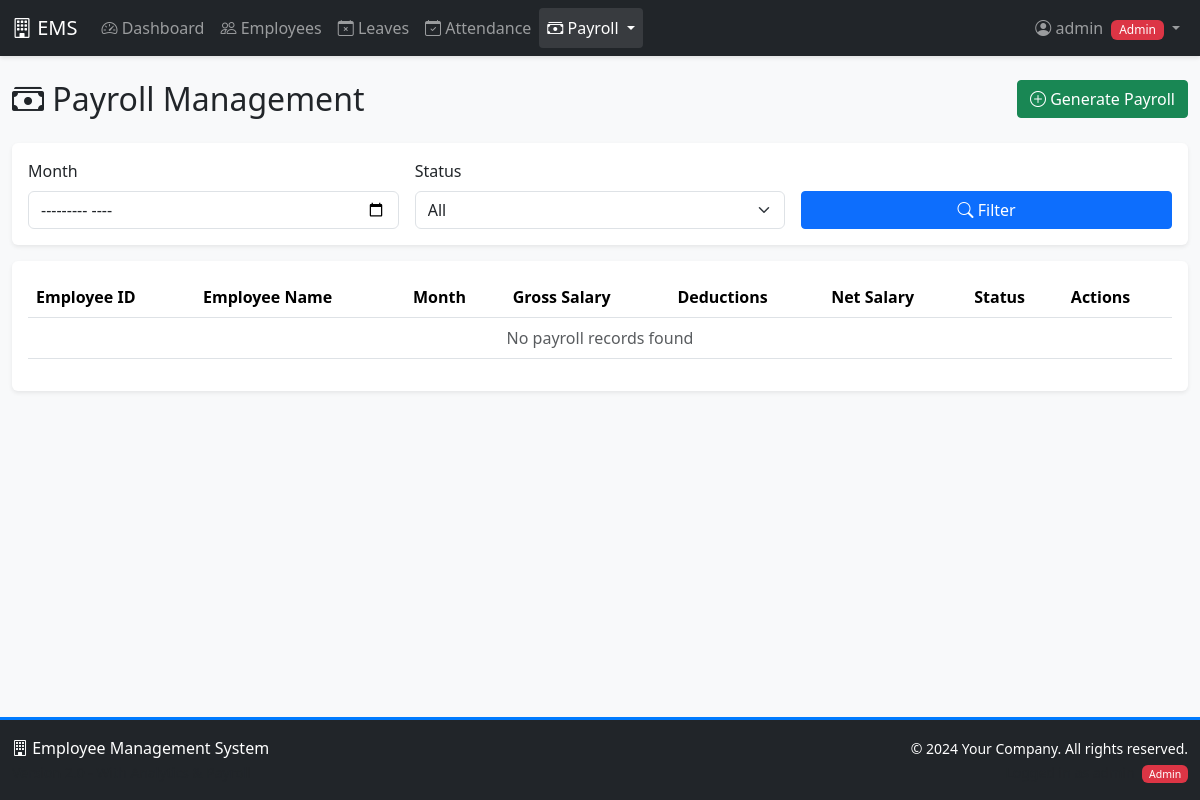
Page /employees/payroll/ (signed in) on the earlier database version.
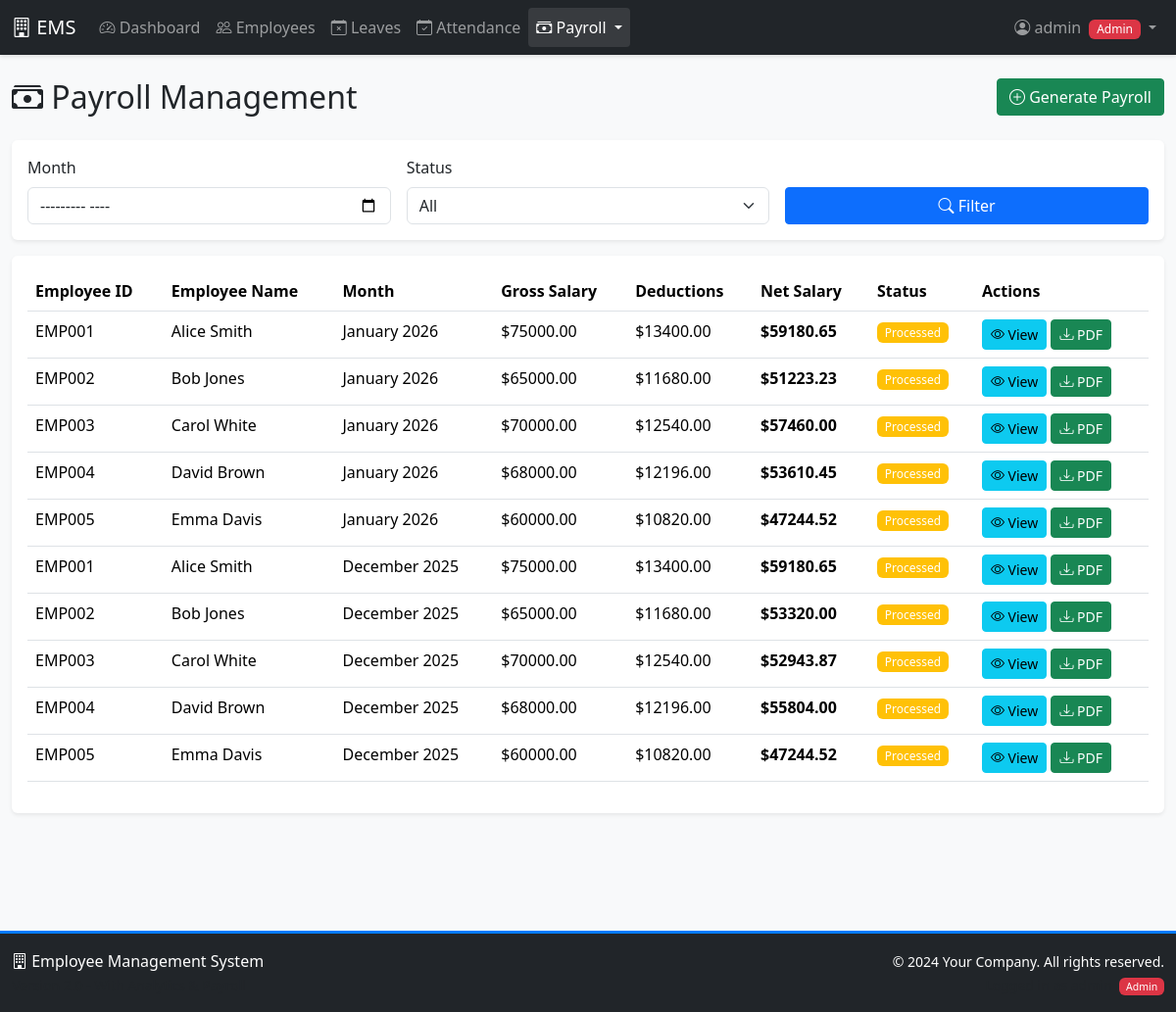
Same page on the later database version.
### employees/models.py (models this page shows, shortened)
class Payroll(models.Model):
    STATUS_CHOICES = [
        ('draft', 'Draft'),
        ('processed', 'Processed'),
        ('paid', 'Paid'),
    ]
    employee = models.ForeignKey(Employee, on_delete=models.CASCADE, related_name='payrolls')
    month = models.DateField(help_text="Payroll month (YYYY-MM-01)")
    basic_salary = models.DecimalField(max_digits=10, decimal_places=2)
    hra = models.DecimalField(max_digits=10, decimal_places=2)
    transport_allowance = models.DecimalField(max_digits=10, decimal_places=2)
    medical_allowance = models.DecimalField(max_digits=10, decimal_places=2)
    other_allowances = models.DecimalField(max_digits=10, decimal_places=2, default=0)
    bonus = models.DecimalField(max_digits=10, decimal_places=2, default=0)
    tax = models.DecimalField(max_digits=10, decimal_places=2, default=0)
    provident_fund = models.DecimalField(max_digits=10, decimal_places=2, default=0)
    insurance = models.DecimalField(max_digits=10, decimal_places=2, default=0)
    other_deductions = models.DecimalField(max_digits=10, decimal_places=2, default=0)
    working_days = models.IntegerField(default=0)
    present_days = models.IntegerField(default=0)
    absent_days = models.IntegerField(default=0)
    leave_days = models.IntegerField(default=0)
    gross_salary = models.DecimalField(max_digits=10, decimal_places=2)
    total_deductions = models.DecimalField(max_digits=10, decimal_places=2)
    net_salary = models.DecimalField(max_digits=10, decimal_places=2)
    status = models.CharField(max_length=20, choices=STATUS_CHOICES, default='draft')
    payment_date = models.DateField(null=True, blank=True)
    remarks = models.TextField(blank=True)
    created_at = models.DateTimeField(auto_now_add=True)
    updated_at = models.DateTimeField(auto_now=True)
    created_by = models.ForeignKey(User, on_delete=models.SET_NULL, null=True, related_name='created_payrolls')
    class Meta:
        unique_together = ['employee', 'month']
        ordering = ['-month', 'employee__employee_id']

class Employee(models.Model):
    DEPARTMENT_CHOICES = [
        ('IT', 'Information Technology'),
        ('HR', 'Human Resources'),
        ('FIN', 'Finance'),
        ('MKT', 'Marketing'),
        ('OPS', 'Operations'),
    ]
    user = models.OneToOneField(User, on_delete=models.CASCADE, related_name='employee')
    employee_id = models.CharField(max_length=10, unique=True)
    department = models.CharField(max_length=50, choices=DEPARTMENT_CHOICES)
    designation = models.CharField(max_length=100)
    date_of_birth = models.DateField()
    date_of_joining = models.DateField()
    salary = models.DecimalField(max_digits=10, decimal_places=2)
    phone = models.CharField(max_length=15)
    address = models.TextField()
    photo = models.ImageField(upload_to='employee_photos/', blank=True, null=True)
    is_active = models.BooleanField(default=True)
    created_at = models.DateTimeField(auto_now_add=True)
    updated_at = models.DateTimeField(auto_now=True)
    basic_salary = models.DecimalField(max_digits=10, decimal_places=2, default=0)
    hra = models.DecimalField(max_digits=10, decimal_places=2, default=0, help_text="House Rent Allowance")
    transport_allowance = models.DecimalField(max_digits=10, decimal_places=2, default=0)
    medical_allowance = models.DecimalField(max_digits=10, decimal_places=2, default=0)

### employees/views.py (the view)
# urls.py: path('payroll/', views.payroll_list, name='payroll_list'),
@login_required
@role_required(['admin'])
def payroll_list(request):
    month_filter = request.GET.get('month')
    status_filter = request.GET.get('status')
    payrolls = Payroll.objects.select_related('employee__user').all()
    if month_filter:
        try:
            filter_date = datetime.strptime(month_filter, '%Y-%m').date()
            payrolls = payrolls.filter(month=filter_date)
        except ValueError:
            pass
    if status_filter:
        payrolls = payrolls.filter(status=status_filter)
    months = Payroll.objects.dates('month', 'month', order='DESC')
    context = {
        'payrolls': payrolls[:100],
        'months': months,
        'selected_month': month_filter,
        'selected_status': status_filter,
    }
    return render(request, 'employees/payroll_list.html', context)

### templates/employees/payroll_list.html (shortened to what this page needs)
{% extends 'base.html' %}
{% block content %}
<div class="row mb-3">
    <div class="col-md-6">
        <h2><i class="bi bi-cash-stack"></i> Payroll Management</h2>
    </div>
    <div class="col-md-6 text-end">
        <a href="{% url 'employees:payroll_generate' %}" class="btn btn-success">
            <i class="bi bi-plus-circle"></i> Generate Payroll
        </a>
    </div>
</div>
<div class="card mb-3">
    <div class="card-body">
        <form method="get" class="row g-3">
            <div class="col-md-4">
                <label class="form-label">Month</label>
                <input type="month" name="month" class="form-control" value="{{ selected_month }}">
            </div>
            <div class="col-md-4">
                <label class="form-label">Status</label>
                <select name="status" class="form-select">
                    <option value="">All</option>
                </select>
            </div>
            <div class="col-md-4">
                <label class="form-label">&nbsp;</label>
                <button type="submit" class="btn btn-primary w-100">
                    <i class="bi bi-search"></i> Filter
                </button>
            </div>
        </form>
    </div>
</div>
<div class="card">
    <div class="card-body">
        <div class="table-responsive">
            <table class="table table-hover">
                <thead>
                    <tr>
                        <th>Employee ID</th>
                        <th>Employee Name</th>
                        <th>Month</th>
                        <th>Gross Salary</th>
                        <th>Deductions</th>
                        <th>Net Salary</th>
                        <th>Status</th>
                        <th>Actions</th>
                    </tr>
                </thead>
                <tbody>
                    {% for payroll in payrolls %}
                    <tr>
                        <td>{{ payroll.employee.employee_id }}</td>
                        <td>{{ payroll.employee.user.get_full_name }}</td>
                        <td>{{ payroll.month|date:"F Y" }}</td>
                        <td>${{ payroll.gross_salary|floatformat:2 }}</td>
                        <td>${{ payroll.total_deductions|floatformat:2 }}</td>
                        <td><strong>${{ payroll.net_salary|floatformat:2 }}</strong></td>
                        <td>
                            <span class="badge bg-{% if payroll.status == 'draft' %}secondary{% elif payroll.status == 'processed' %}warning{% else %}success{% endif %}">
                                {{ payroll.get_status_display }}
                            </span>
                        </td>
                        <td>
                            <a href="{% url 'employees:payroll_detail' payroll.pk %}" class="btn btn-sm btn-info">
                                <i class="bi bi-eye"></i> View
                            </a>
                            <a href="{% url 'employees:download_salary_slip' payroll.pk %}" class="btn btn-sm btn-success">
                                <i class="bi bi-download"></i> PDF
                            </a>
                        </td>
                    </tr>
                    {% empty %}
                    <tr>
                        <td colspan="8" class="text-center text-muted">No payroll records found</td>
                    </tr>
                    {% endfor %}
                </tbody>
            </table>
        </div>
    </div>
</div>
{% endblock %}

Differences in the rows shown:
added Payroll: employee.employee_id "EMP001", employee.user.get_full_name "Alice Smith", month "January 2026", gross_salary "75000.00", total_deductions "13400.00", net_salary "59180.65", status "Processed"
added Payroll: employee.employee_id "EMP002", employee.user.get_full_name "Bob Jones", month "January 2026", gross_salary "65000.00", total_deductions "11680.00", net_salary "51223.23", status "Processed"
added Payroll: employee.employee_id "EMP003", employee.user.get_full_name "Carol White", month "January 2026", gross_salary "70000.00", total_deductions "12540.00", net_salary "57460.00", status "Processed"
added Payroll: employee.employee_id "EMP004", employee.user.get_full_name "David Brown", month "January 2026", gross_salary "68000.00", total_deductions "12196.00", net_salary "53610.45", status "Processed"
added Payroll: employee.employee_id "EMP005", employee.user.get_full_name "Emma Davis", month "January 2026", gross_salary "60000.00", total_deductions "10820.00", net_salary "47244.52", status "Processed"
added Payroll: employee.employee_id "EMP001", employee.user.get_full_name "Alice Smith", month "December 2025", gross_salary "75000.00", total_deductions "13400.00", net_salary "59180.65", status "Processed"
added Payroll: employee.employee_id "EMP002", employee.user.get_full_name "Bob Jones", month "December 2025", gross_salary "65000.00", total_deductions "11680.00", net_salary "53320.00", status "Processed"
added Payroll: employee.employee_id "EMP003", employee.user.get_full_name "Carol White", month "December 2025", gross_salary "70000.00", total_deductions "12540.00", net_salary "52943.87", status "Processed"
added Payroll: employee.employee_id "EMP004", employee.user.get_full_name "David Brown", month "December 2025", gross_salary "68000.00", total_deductions "12196.00", net_salary "55804.00", status "Processed"
added Payroll: employee.employee_id "EMP005", employee.user.get_full_name "Emma Davis", month "December 2025", gross_salary "60000.00", total_deductions "10820.00", net_salary "47244.52", status "Processed"
Other differences:
text no longer shown: "No payroll records found"
